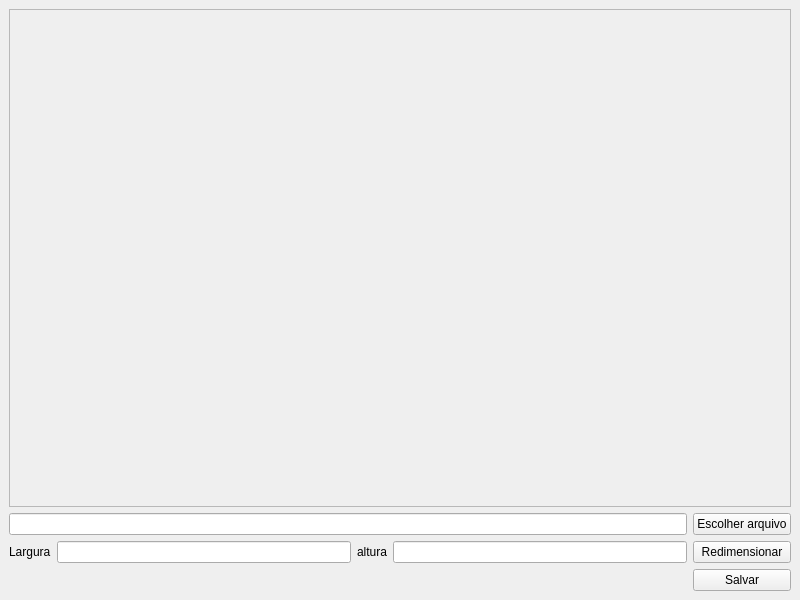
<?xml version="1.0" encoding="UTF-8"?>
<ui version="4.0">
 <class>MainWindow</class>
 <widget class="QMainWindow" name="MainWindow">
  <property name="geometry">
   <rect>
    <x>0</x>
    <y>0</y>
    <width>800</width>
    <height>600</height>
   </rect>
  </property>
  <property name="windowTitle">
   <string>Redimencionar imagem</string>
  </property>
  <widget class="QWidget" name="centralwidget">
   <layout class="QGridLayout" name="gridLayout">
    <item row="2" column="4">
     <widget class="QPushButton" name="btnRedimensionar">
      <property name="text">
       <string>Redimensionar</string>
      </property>
     </widget>
    </item>
    <item row="2" column="2">
     <widget class="QLabel" name="label_2">
      <property name="text">
       <string>altura</string>
      </property>
     </widget>
    </item>
    <item row="2" column="3">
     <widget class="QLineEdit" name="inputAltura"/>
    </item>
    <item row="2" column="0">
     <widget class="QLabel" name="label">
      <property name="text">
       <string>Largura</string>
      </property>
     </widget>
    </item>
    <item row="2" column="1">
     <widget class="QLineEdit" name="inputLargura"/>
    </item>
    <item row="3" column="4">
     <widget class="QPushButton" name="btnSalvar">
      <property name="text">
       <string>Salvar</string>
      </property>
     </widget>
    </item>
    <item row="0" column="0" colspan="5">
     <widget class="QScrollArea" name="scrollArea">
      <property name="widgetResizable">
       <bool>true</bool>
      </property>
      <widget class="QWidget" name="scrollAreaWidgetContents">
       <property name="geometry">
        <rect>
         <x>0</x>
         <y>0</y>
         <width>780</width>
         <height>493</height>
        </rect>
       </property>
       <layout class="QGridLayout" name="gridLayout_2">
        <item row="0" column="0">
         <widget class="QLabel" name="labelImg">
          <property name="text">
           <string/>
          </property>
         </widget>
        </item>
       </layout>
      </widget>
     </widget>
    </item>
    <item row="1" column="4">
     <widget class="QPushButton" name="btnEscolherArquivo">
      <property name="text">
       <string>Escolher arquivo</string>
      </property>
     </widget>
    </item>
    <item row="1" column="0" colspan="4">
     <widget class="QLineEdit" name="inputAbrirArquivo"/>
    </item>
   </layout>
  </widget>
 </widget>
 <resources/>
 <connections/>
</ui>
